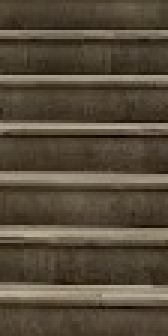
#> input picture tmpp.jpg, 56 x 112 px, found by its file name (shown 3 times larger)
$ python my_hog.py   (older library calls are emulated)
#> lines starting #> are read from the running program, lines starting #| are printed output that depends on the picture
#> further down, img_copy is the input picture: shape (112, 56, 3); mean B, G, R 59, 75.5, 86.6
"""
下面的程序中，cell大小为8*8。
因此128/8 = 16, 64/8 = 8
一个128*64的图片，最终划分成了 16*8个cell， 特征维度为 16*8*9
再计算归一化后的block的特征
"""
import cv2
import numpy as np
import math
import matplotlib.pyplot as plt


class Hog_descriptor():
    """
    HOG描述符的实现
    """

    def __init__(self, img, cell_size=8, bin_size=9):
        """
        构造函数
            默认参数，一个block由2x2个cell组成，步长为1个cell大小
        args:
            img：输入图像(更准确的说是检测窗口)，这里要求为灰度图像  对于行人检测图像大小一般为128x64 即是输入图像上的一小块裁切区域
            cell_size：细胞单元的大小 如8，表示8x8个像素
            bin_size：直方图的bin个数
        """
#> called with cell_size = 8, bin_size = 9
        self.img = img
        '''
        采用Gamma校正法对输入图像进行颜色空间的标准化（归一化），目的是调节图像的对比度，降低图像局部
        的阴影和光照变化所造成的影响，同时可以抑制噪音。采用的gamma值为0.5。 f(I)=I^γ
        '''
        self.img = np.sqrt(img * 1.0 / float(np.max(img)))
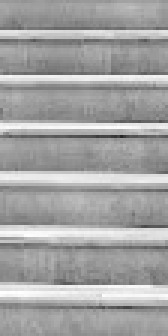
#> self.img: shape (112, 56) float64 (shown 3 times larger); min 0.149, max 1, mean 0.642
        self.img = self.img * 255
        # print('img',self.img.dtype)   #float64
        # 参数初始化
        self.cell_size = cell_size
        self.bin_size = bin_size
        self.angle_unit = 180 / self.bin_size  # 这里采用180°
        assert type(self.bin_size) == int, "bin_size should be integer,"
        assert type(self.cell_size) == int, "cell_size should be integer,"
        assert 180 % self.bin_size == 0, "bin_size should be divisible by 180"

    def extract(self):
        """
        计算图像的HOG描述符，以及HOG-image特征图
        """
        height, width = self.img.shape
#> height = 112; width = 56
        '''
        1、计算图像每一个像素点的梯度幅值和角度
        '''
        # gradient_magnitude：shape为(128,64)
        # 每个像素点的梯度值、梯度方向
        gradient_magnitude, gradient_angle = self.global_gradient()
        gradient_magnitude = abs(gradient_magnitude)
        '''
        2、计算输入图像的每个cell单元的梯度直方图，形成每个cell的descriptor 比如输入图像为128x64 可以得到16x8个cell，每个cell由9个bin组成
        '''
        # 梯度方向的特征向量初始化的shape为：(16,8,9)
        cell_gradient_vector = np.zeros((int(height / self.cell_size), int(width / self.cell_size), self.bin_size))
        # 遍历每一行、每一列
        for i in range(cell_gradient_vector.shape[0]):
            for j in range(cell_gradient_vector.shape[1]):
                # 计算第[i][j]个cell的特征向量
                cell_magnitude = gradient_magnitude[i * self.cell_size:(i + 1) * self.cell_size,
                                 j * self.cell_size:(j + 1) * self.cell_size]
                cell_angle = gradient_angle[i * self.cell_size:(i + 1) * self.cell_size,
                             j * self.cell_size:(j + 1) * self.cell_size]
                cell_gradient_vector[i][j] = self.cell_gradient(cell_magnitude, cell_angle)

        # 将得到的每个cell的梯度方向直方图绘出，得到特征图
        hog_image = self.render_gradient(np.zeros([height, width]), cell_gradient_vector)

        '''
        3、将2x2个cell组成一个block，一个block内所有cell的特征串联起来得到该block的HOG特征descriptor
           将图像image内所有block的HOG特征descriptor串联起来得到该image（检测目标）的HOG特征descriptor，
           这就是最终分类的特征向量
        '''
        hog_vector = []
        # 默认步长为一个cell大小，一个block由2x2个cell组成，遍历每一个block
        for i in range(cell_gradient_vector.shape[0] - 1):  # 16-1 = 15
            for j in range(cell_gradient_vector.shape[1] - 1):  # 8-1 = 15
                # 每一个block由四个cell构成，因此，将相邻的四个cell的特征，存到一个列表中即可
                block_vector = []
                block_vector.extend(cell_gradient_vector[i][j])
                block_vector.extend(cell_gradient_vector[i][j + 1])
                block_vector.extend(cell_gradient_vector[i + 1][j])
                block_vector.extend(cell_gradient_vector[i + 1][j + 1])
                '''块内归一化梯度直方图，去除光照、阴影等变化，增加鲁棒性'''
                # 计算l2范数
                # 计算的目标是一个矩阵，4*9的矩阵
                # 将矩阵中的每一个元素按照L2范数进行归一化 。因此先求矩阵的平方和，再把元素除以平方和
                # 下面lambda函数的作用就是求和， 得到一个数字
                mag = lambda vector: math.sqrt(sum(i ** 2 for i in vector))
                magnitude = mag(block_vector) + 1e-5
                # 归一化
                if magnitude != 0:
                    # 第二行别看错了,normalize就是一个匿名函数而已， 跟 p没什么区别
                    normalize = lambda block_vector, magnitude: [element / magnitude for element in block_vector]
                    block_vector = normalize(block_vector, magnitude)
                hog_vector.append(block_vector)
        return np.asarray(hog_vector), hog_image

    def global_gradient(self):
        """
        分别计算图像沿x轴和y轴的梯度
        """
        gradient_values_x = cv2.Sobel(self.img, cv2.CV_64F, 1, 0, ksize=5)
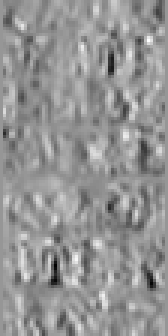
#> gradient_values_x: shape (112, 56) float64 (shown 3 times larger); min -1296.6, max 906.1, mean -10.3; drawn with min black and max white
        gradient_values_y = cv2.Sobel(self.img, cv2.CV_64F, 0, 1, ksize=5)
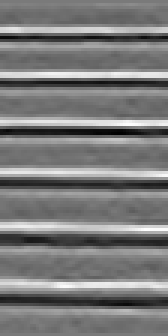
#> gradient_values_y: shape (112, 56) float64 (shown 3 times larger); min -5620.2, max 6055.3, mean -12; drawn with min black and max white
        # 计算梯度幅值 这个计算的是0.5*gradient_values_x + 0.5*gradient_values_y
        # gradient_magnitude = cv2.addWeighted(gradient_values_x, 0.5, gradient_values_y, 0.5, 0)
        # 计算梯度方向
        # gradient_angle = cv2.phase(gradient_values_x, gradient_values_y, angleInDegrees=True)
        gradient_magnitude, gradient_angle = cv2.cartToPolar(gradient_values_x, gradient_values_y, angleInDegrees=True)
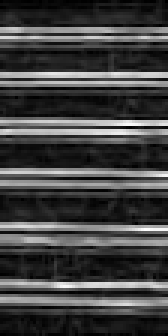
#> gradient_magnitude: shape (112, 56) float64 (shown 3 times larger); min 1.14e-13, max 6055.4, mean 1559.9; drawn with min black and max white
        # 角度大于180°的，减去180度
        gradient_angle[gradient_angle > 180.0] -= 180
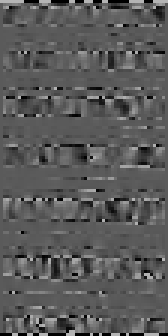
#> gradient_angle: shape (112, 56) float64 (shown 3 times larger); min 0, max 180, mean 90.1
        # print('gradient',gradient_magnitude.shape,gradient_angle.shape,np.min(gradient_angle),np.max(gradient_angle))
        return gradient_magnitude, gradient_angle

    def cell_gradient(self, cell_magnitude, cell_angle):
        """
        为每个细胞单元构建梯度方向直方图

        args:
            cell_magnitude：cell中每个像素点的梯度幅值，
            cell_angle：cell中每个像素点的梯度方向
        return：
            返回该cell对应的梯度直方图，长度为bin_size
        """
        # 构建每一个cell的梯度直方图，因为分箱分成了9个，初始化时，orientation_centers=[0,0,0,0,0,0,0,0,0]

        orientation_centers = [0] * self.bin_size
        # 遍历cell中的每一个像素点
        for i in range(cell_magnitude.shape[0]):
            for j in range(cell_magnitude.shape[1]):
                # 梯度幅值
                gradient_strength = cell_magnitude[i][j]
                # 梯度方向
                gradient_angle = cell_angle[i][j]
                # 参考双线性插值的方式赋予权重
                # min_angle: 第i个索引， max_angle ： 第i+1个索引， 这里的命名真是有问题
                # 下标的范围是0到8
                min_angle, max_angle, weight = self.get_closest_bins(gradient_angle)
                orientation_centers[min_angle] += (gradient_strength * (1 - weight))
                orientation_centers[max_angle] += (gradient_strength * weight)
        return orientation_centers

    def get_closest_bins(self, gradient_angle):
        """
        计算梯度方向gradient_angle位于哪一个bin中，这里采用的计算方式为双线性插值
        具体参考：https://www.leiphone.com/news/201708/ZKsGd2JRKr766wEd.html
        例如：当我们把180°划分为9个bin的时候，分别对应对应0,20,40,...160这些角度。
              角度是10，副值是4，因为角度10介于0-20度的中间(正好一半)，所以把幅值
              一分为二地放到0和20两个bin里面去。
        args:
            gradient_angle:角度
        return：
            start,end,weight：起始bin索引，终止bin的索引，end索引对应bin所占权重
        """
        idx = int(gradient_angle / self.angle_unit)  # 如int(165/20) = 8
        mod = gradient_angle % self.angle_unit  # 165%20 = 15。 u= 15/20 = 0.75， 则分到idx的梯度的值的权重为1-u = 0.25
        return idx % self.bin_size, (idx + 1) % self.bin_size, mod / self.angle_unit  # 分到idx+1的权重为u = 0.75
        # 之所以要对9取余，防止越界。因为9*20=180。180度在分箱的时候实际上属于0度

    def render_gradient(self, image, cell_gradient):
        """
        将得到的每个cell的梯度方向直方图绘出，得到特征图
        args：
            image：画布,和输入图像一样大 [h,w]
            cell_gradient：输入图像的每个cell单元的梯度直方图,形状为[h/cell_size,w/cell_size,bin_size]
        return：
            image：特征图
        """
        cell_width = self.cell_size / 2
        max_mag = np.array(cell_gradient).max()  # 获取(累计)梯度最大值，用于归一化；在可视化画图时，采取的是整个图片的最大值归一化
        # 遍历每一个cell
        for x in range(cell_gradient.shape[0]):  # cell_gradient:(16,8,9)，当然，只是一个例子
            for y in range(cell_gradient.shape[1]):
                # 获取第[i][j]个cell的梯度直方图
                cell_grad = cell_gradient[x][y]  # cell_grad是一个9维的向量
                # 归一化
                cell_grad /= max_mag
                angle = 0
                angle_gap = self.angle_unit  # 范围为20度
                # 遍历每一个bin区间
                for magnitude in cell_grad:
                    # 转换为弧度
                    angle_radian = math.radians(angle)
                    # 计算起始坐标和终点坐标，长度为幅值(归一化),幅值越大、绘制的线条越长、越亮
                    # 只是使用如下的方式，来可视化每个点的幅值大小
                    x1 = int(x * self.cell_size + cell_width + magnitude * cell_width * math.cos(angle_radian))
                    y1 = int(y * self.cell_size + cell_width + magnitude * cell_width * math.sin(angle_radian))
                    x2 = int(x * self.cell_size + cell_width - magnitude * cell_width * math.cos(angle_radian))
                    y2 = int(y * self.cell_size + cell_width - magnitude * cell_width * math.sin(angle_radian))
                    cv2.line(image, (y1, x1), (y2, x2), int(255 * math.sqrt(magnitude)))
                    angle += angle_gap
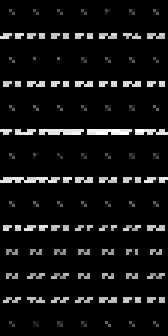
#> image: shape (112, 56) float64 (shown 3 times larger); min 0, max 255, mean 17.9
        return image


if __name__ == '__main__':
    # 加载图像
    img_copy = cv2.imread('/home/lwx/HOG/tmpp.jpg')
    img_rgb = cv2.cvtColor(img_copy, cv2.COLOR_BGR2RGB)
    width = 56
    height = 112
    # img_copy = img[320:320 + height, 570:570 + width][:, :, ::-1]
    # gray_copy = cv2.cvtColor(img_copy, cv2.COLOR_BGR2GRAY)
    gray_copy = cv2.cvtColor(img_copy, cv2.COLOR_BGR2GRAY)
    # 显示原图像
    plt.figure(figsize=(6.4, 2.0 * 3.2))
    plt.subplot(1, 2, 1)
    plt.imshow(img_rgb)

    # HOG特征提取
    hog = Hog_descriptor(gray_copy, cell_size=8, bin_size=9)
    hog_vector, hog_image = hog.extract()
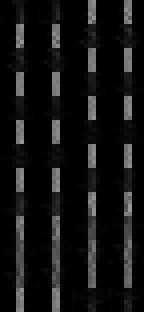
#> hog_vector: shape (78, 36) float64 (shown 4 times larger); min 0, max 0.605, mean 0.0729
    print('hog_vector', hog_vector.shape)
#| hog_vector (78, 36)
    print('hog_image', hog_image.shape)
#| hog_image (112, 56)

    # 绘制特征图
    plt.subplot(1, 2, 2)
    plt.imshow(hog_image, cmap=plt.cm.gray)
    plt.show()
    plt.savefig("./ans.jpg")
